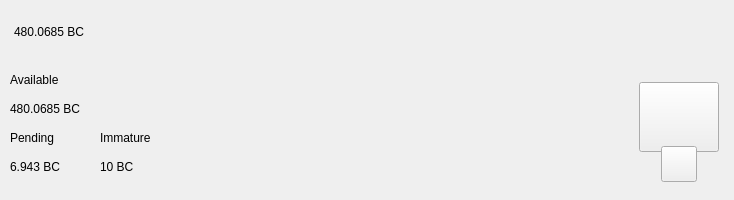
<?xml version="1.0" encoding="UTF-8"?>
<ui version="4.0">
 <class>TopBar</class>
 <widget class="QWidget" name="TopBar">
  <property name="geometry">
   <rect>
    <x>0</x>
    <y>0</y>
    <width>734</width>
    <height>200</height>
   </rect>
  </property>
  <property name="minimumSize">
   <size>
    <width>0</width>
    <height>200</height>
   </size>
  </property>
  <property name="maximumSize">
   <size>
    <width>16777215</width>
    <height>200</height>
   </size>
  </property>
  <property name="windowTitle">
   <string>Form</string>
  </property>
  <layout class="QVBoxLayout" name="verticalLayout_10" stretch="0">
   <property name="spacing">
    <number>0</number>
   </property>
   <property name="leftMargin">
    <number>0</number>
   </property>
   <property name="topMargin">
    <number>0</number>
   </property>
   <property name="rightMargin">
    <number>0</number>
   </property>
   <property name="bottomMargin">
    <number>0</number>
   </property>
   <item>
    <widget class="PFBorderImage" name="containerTop">
     <layout class="QVBoxLayout" name="verticalLayout_11">
      <property name="spacing">
       <number>0</number>
      </property>
      <property name="leftMargin">
       <number>0</number>
      </property>
      <property name="topMargin">
       <number>0</number>
      </property>
      <property name="rightMargin">
       <number>0</number>
      </property>
      <property name="bottomMargin">
       <number>0</number>
      </property>
      <item>
       <widget class="QWidget" name="top_container_2" native="true">
        <property name="minimumSize">
         <size>
          <width>0</width>
          <height>65</height>
         </size>
        </property>
        <layout class="QHBoxLayout" name="top_container">
         <property name="spacing">
          <number>0</number>
         </property>
         <property name="leftMargin">
          <number>14</number>
         </property>
         <property name="topMargin">
          <number>0</number>
         </property>
         <property name="rightMargin">
          <number>14</number>
         </property>
         <property name="bottomMargin">
          <number>0</number>
         </property>
         <item alignment="Qt::AlignVCenter">
          <widget class="QWidget" name="widgetTopAmount" native="true">
           <property name="sizePolicy">
            <sizepolicy hsizetype="Preferred" vsizetype="Maximum">
             <horstretch>0</horstretch>
             <verstretch>0</verstretch>
            </sizepolicy>
           </property>
           <layout class="QHBoxLayout" name="horizontalLayout_5">
            <property name="spacing">
             <number>0</number>
            </property>
            <property name="leftMargin">
             <number>0</number>
            </property>
            <property name="topMargin">
             <number>0</number>
            </property>
            <property name="rightMargin">
             <number>0</number>
            </property>
            <property name="bottomMargin">
             <number>0</number>
            </property>
            <item alignment="Qt::AlignTop">
             <widget class="QLabel" name="labelAmountTopBc">
              <property name="minimumSize">
               <size>
                <width>0</width>
                <height>36</height>
               </size>
              </property>
              <property name="styleSheet">
               <string notr="true">padding:0px;margin:0px;</string>
              </property>
              <property name="text">
               <string notr="true">480.0685 BC</string>
              </property>
             </widget>
            </item>
           </layout>
          </widget>
         </item>
         <item>
          <spacer name="horizontalSpacer">
           <property name="orientation">
            <enum>Qt::Horizontal</enum>
           </property>
           <property name="sizeHint" stdset="0">
            <size>
             <width>40</width>
             <height>20</height>
            </size>
           </property>
          </spacer>
         </item>
         <item>
          <layout class="QHBoxLayout" name="horizontalLayout_4">
           <property name="spacing">
            <number>12</number>
           </property>
           <property name="rightMargin">
            <number>0</number>
           </property>
           <item alignment="Qt::AlignRight">
            <widget class="QWidget" name="layoutSync" native="true">
             <property name="minimumSize">
              <size>
               <width>0</width>
               <height>36</height>
              </size>
             </property>
             <property name="maximumSize">
              <size>
               <width>16777215</width>
               <height>36</height>
              </size>
             </property>
             <layout class="QVBoxLayout" name="verticalLayout_9">
              <property name="leftMargin">
               <number>0</number>
              </property>
              <property name="topMargin">
               <number>0</number>
              </property>
              <property name="rightMargin">
               <number>0</number>
              </property>
              <property name="bottomMargin">
               <number>0</number>
              </property>
              <item>
               <widget class="ExpandableButton" name="pushButtonSync" native="true">
                <property name="minimumSize">
                 <size>
                  <width>36</width>
                  <height>36</height>
                 </size>
                </property>
                <property name="maximumSize">
                 <size>
                  <width>16777215</width>
                  <height>36</height>
                 </size>
                </property>
               </widget>
              </item>
             </layout>
            </widget>
           </item>
           <item>
            <widget class="ExpandableButton" name="pushButtonHDUpgrade" native="true">
             <property name="minimumSize">
              <size>
               <width>36</width>
               <height>36</height>
              </size>
             </property>
            </widget>
           </item>
           <item>
            <widget class="ExpandableButton" name="pushButtonStack" native="true">
             <property name="minimumSize">
              <size>
               <width>36</width>
               <height>36</height>
              </size>
             </property>
            </widget>
           </item>
           <item>
            <widget class="ExpandableButton" name="pushButtonColdStaking" native="true">
             <property name="minimumSize">
              <size>
               <width>36</width>
               <height>36</height>
              </size>
             </property>
            </widget>
           </item>
           <item>
            <widget class="ExpandableButton" name="pushButtonConnection" native="true">
             <property name="minimumSize">
              <size>
               <width>36</width>
               <height>36</height>
              </size>
             </property>
            </widget>
           </item>
           <item>
            <widget class="ExpandableButton" name="pushButtonTor" native="true">
             <property name="minimumSize">
              <size>
               <width>36</width>
               <height>36</height>
              </size>
             </property>
            </widget>
           </item>
           <item>
            <widget class="ExpandableButton" name="pushButtonLock" native="true">
             <property name="sizePolicy">
              <sizepolicy hsizetype="Expanding" vsizetype="Expanding">
               <horstretch>0</horstretch>
               <verstretch>0</verstretch>
              </sizepolicy>
             </property>
             <property name="minimumSize">
              <size>
               <width>36</width>
               <height>0</height>
              </size>
             </property>
            </widget>
           </item>
           <item>
            <widget class="ExpandableButton" name="pushButtonTheme" native="true">
             <property name="minimumSize">
              <size>
               <width>36</width>
               <height>36</height>
              </size>
             </property>
             <property name="maximumSize">
              <size>
               <width>16777215</width>
               <height>36</height>
              </size>
             </property>
            </widget>
           </item>
           <item>
            <widget class="ExpandableButton" name="pushButtonFAQ" native="true">
             <property name="minimumSize">
              <size>
               <width>36</width>
               <height>36</height>
              </size>
             </property>
            </widget>
           </item>
          </layout>
         </item>
        </layout>
       </widget>
      </item>
      <item>
       <widget class="QWidget" name="bottom_container" native="true">
        <property name="minimumSize">
         <size>
          <width>0</width>
          <height>135</height>
         </size>
        </property>
        <layout class="QHBoxLayout" name="botton_container">
         <property name="leftMargin">
          <number>10</number>
         </property>
         <property name="topMargin">
          <number>0</number>
         </property>
         <property name="rightMargin">
          <number>10</number>
         </property>
         <property name="bottomMargin">
          <number>10</number>
         </property>
         <item>
          <layout class="QHBoxLayout" name="horizontalLayout_3">
           <property name="bottomMargin">
            <number>9</number>
           </property>
           <item>
            <layout class="QVBoxLayout" name="verticalLayout_7">
             <property name="spacing">
              <number>0</number>
             </property>
             <property name="leftMargin">
              <number>0</number>
             </property>
             <property name="rightMargin">
              <number>30</number>
             </property>
             <item>
              <layout class="QVBoxLayout" name="verticalLayout_2">
               <item>
                <widget class="QLabel" name="labelTitle1">
                 <property name="text">
                  <string>Available</string>
                 </property>
                </widget>
               </item>
               <item>
                <widget class="QLabel" name="labelAmountBc">
                 <property name="text">
                  <string notr="true">480.0685 BC</string>
                 </property>
                </widget>
               </item>
              </layout>
             </item>
             <item>
              <layout class="QHBoxLayout" name="horizontalLayout_2">
               <property name="spacing">
                <number>0</number>
               </property>
               <item>
                <layout class="QVBoxLayout" name="verticalLayout_3">
                 <item>
                  <widget class="QLabel" name="labelTitle3">
                   <property name="text">
                    <string>Pending</string>
                   </property>
                  </widget>
                 </item>
                 <item>
                  <widget class="QLabel" name="labelPendingBc">
                   <property name="text">
                    <string notr="true">6.943 BC</string>
                   </property>
                  </widget>
                 </item>
                </layout>
               </item>
               <item>
                <spacer name="horizontalSpacer_3">
                 <property name="orientation">
                  <enum>Qt::Horizontal</enum>
                 </property>
                 <property name="sizeType">
                  <enum>QSizePolicy::Fixed</enum>
                 </property>
                 <property name="sizeHint" stdset="0">
                  <size>
                   <width>40</width>
                   <height>20</height>
                  </size>
                 </property>
                </spacer>
               </item>
               <item>
                <layout class="QVBoxLayout" name="verticalLayout_4">
                 <item>
                  <widget class="QLabel" name="labelTitle4">
                   <property name="text">
                    <string>Immature</string>
                   </property>
                  </widget>
                 </item>
                 <item>
                  <widget class="QLabel" name="labelImmatureBc">
                   <property name="text">
                    <string notr="true">10 BC</string>
                   </property>
                  </widget>
                 </item>
                </layout>
               </item>
              </layout>
             </item>
            </layout>
           </item>
          </layout>
         </item>
         <item>
          <spacer name="horizontalSpacer_2">
           <property name="orientation">
            <enum>Qt::Horizontal</enum>
           </property>
           <property name="sizeHint" stdset="0">
            <size>
             <width>40</width>
             <height>20</height>
            </size>
           </property>
          </spacer>
         </item>
         <item alignment="Qt::AlignHCenter|Qt::AlignVCenter">
          <widget class="QWidget" name="qrContainer" native="true">
           <property name="sizePolicy">
            <sizepolicy hsizetype="Preferred" vsizetype="Minimum">
             <horstretch>0</horstretch>
             <verstretch>0</verstretch>
            </sizepolicy>
           </property>
           <property name="minimumSize">
            <size>
             <width>90</width>
             <height>110</height>
            </size>
           </property>
           <property name="maximumSize">
            <size>
             <width>90</width>
             <height>110</height>
            </size>
           </property>
           <layout class="QVBoxLayout" name="containerQR">
            <property name="spacing">
             <number>0</number>
            </property>
            <property name="leftMargin">
             <number>5</number>
            </property>
            <property name="topMargin">
             <number>10</number>
            </property>
            <property name="rightMargin">
             <number>5</number>
            </property>
            <property name="bottomMargin">
             <number>0</number>
            </property>
            <item>
             <widget class="QPushButton" name="btnQr">
              <property name="minimumSize">
               <size>
                <width>70</width>
                <height>70</height>
               </size>
              </property>
              <property name="maximumSize">
               <size>
                <width>16777215</width>
                <height>70</height>
               </size>
              </property>
              <property name="focusPolicy">
               <enum>Qt::NoFocus</enum>
              </property>
              <property name="text">
               <string/>
              </property>
              <property name="iconSize">
               <size>
                <width>70</width>
                <height>70</height>
               </size>
              </property>
             </widget>
            </item>
            <item>
             <spacer name="verticalSpacer">
              <property name="orientation">
               <enum>Qt::Vertical</enum>
              </property>
              <property name="sizeType">
               <enum>QSizePolicy::Fixed</enum>
              </property>
              <property name="sizeHint" stdset="0">
               <size>
                <width>20</width>
                <height>20</height>
               </size>
              </property>
             </spacer>
            </item>
            <item alignment="Qt::AlignHCenter|Qt::AlignBottom">
             <widget class="QPushButton" name="pushButtonQR">
              <property name="minimumSize">
               <size>
                <width>36</width>
                <height>36</height>
               </size>
              </property>
              <property name="maximumSize">
               <size>
                <width>36</width>
                <height>36</height>
               </size>
              </property>
              <property name="focusPolicy">
               <enum>Qt::NoFocus</enum>
              </property>
              <property name="text">
               <string/>
              </property>
             </widget>
            </item>
           </layout>
          </widget>
         </item>
        </layout>
       </widget>
      </item>
     </layout>
    </widget>
   </item>
  </layout>
 </widget>
 <customwidgets>
  <customwidget>
   <class>ExpandableButton</class>
   <extends>QWidget</extends>
   <header>qt/bitcrore_coin/expandablebutton.h</header>
   <container>1</container>
  </customwidget>
  <customwidget>
   <class>PFBorderImage</class>
   <extends>QFrame</extends>
   <header>qt/bitcrore_coin/pfborderimage.h</header>
   <container>1</container>
  </customwidget>
 </customwidgets>
 <resources/>
 <connections/>
</ui>
